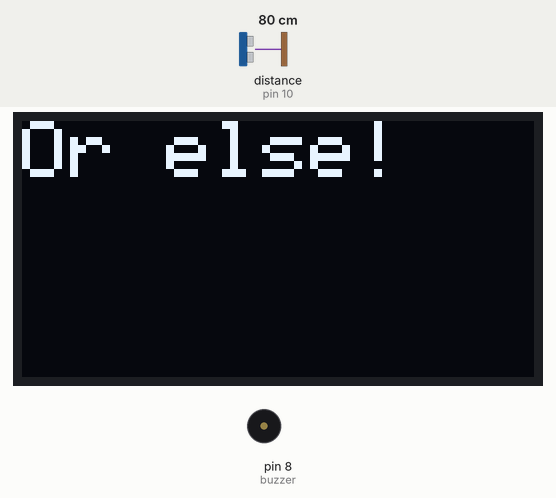
This sketch was run on a simulated Arduino Uno, built with avr-gcc and run on an emulated ATmega328P. Parts: 128×64 one-colour display, buzzer (waves = sounding). Wiring (inferred from the names in the program): ultrasonic range finder: trigger pin 9; echo pin 10. Inputs (shaded band) come from the test bench; at power-on: distance to the obstacle (sensor on pin 10) 80 cm. The echo pulse lasts 58.3 µs per cm; what the sketch prints to the serial monitor is not drawn.

Above: at 1.1 s.
At 6.9 s:
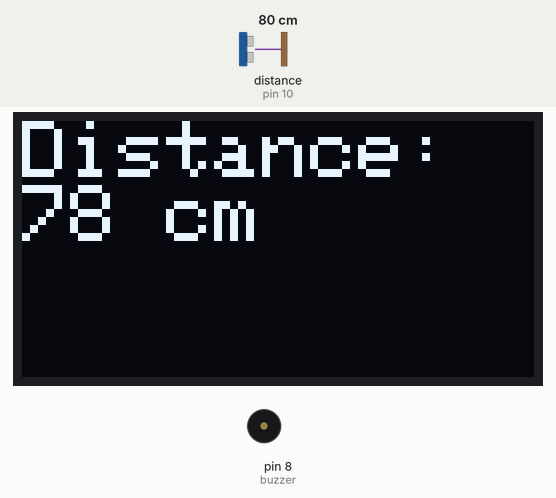
7.0 s: distance to the obstacle (sensor on pin 10) set to 54 cm
At 11.6 s:
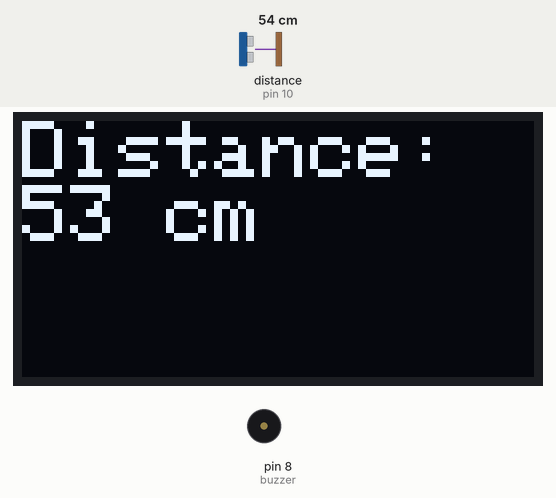
13.8 s: distance to the obstacle (sensor on pin 10) set to 45 cm
At 16.8 s:
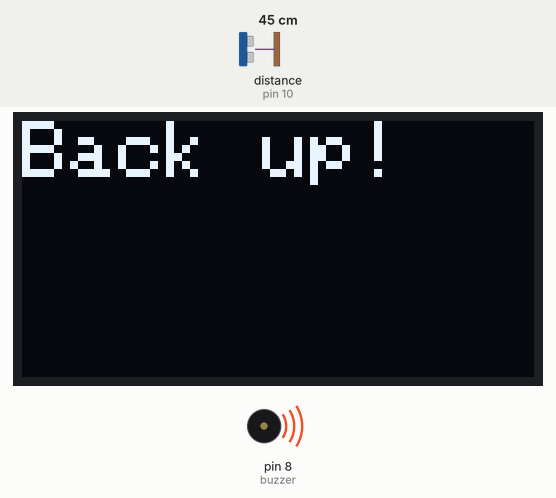
21.9 s: distance to the obstacle (sensor on pin 10) set to 2 cm
At 22.9 s:
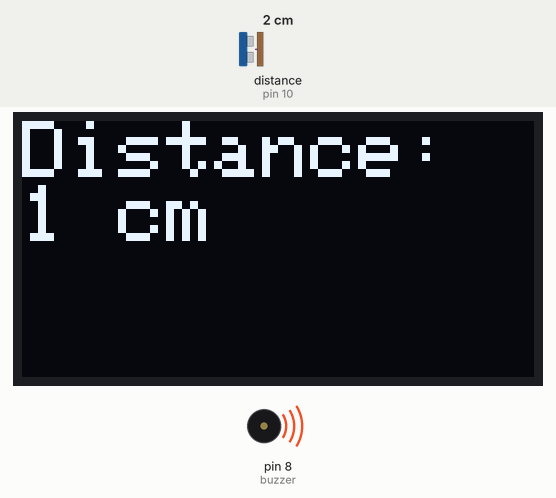
Timing chart, 0 to 24.9 s (numbered marks = the images above; inputs shaded):
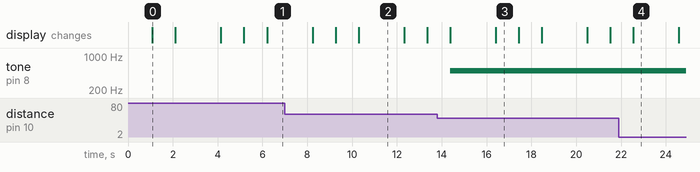

The sketch:

Keepaway.ino
```cpp
// Code by Dave Gettler, 15 Sept. 2024
// Arduino Uno connected to HC-SR04 sensor, passive buzzer, and 0.96" OLED screen
// Displays the distance regardless of whether it's below or above 50 cm
// Buzzes if object is detected within 50 cm


// Connect the Trigger pin of the HC-SR04 sensor to digital pin 9 (trigPin).
// Connect the Echo pin of the HC-SR04 sensor to digital pin 10 (echoPin).
// Connect the Buzzer to digital pin 8.
// Ensure the OLED display is connected properly (SDA to A4, SCL to A5 for Arduino Uno).

#include <Wire.h>
#include <Adafruit_GFX.h>
#include <Adafruit_SSD1306.h>

#define SCREEN_WIDTH 128  // OLED display width, in pixels
#define SCREEN_HEIGHT 64  // OLED display height, in pixels

// Create the OLED display object
Adafruit_SSD1306 display(SCREEN_WIDTH, SCREEN_HEIGHT, &Wire, -1); // -1 for reset pin not used

const int trigPin = 9; // Trigger pin of HC-SR04 connected to digital pin 9
const int echoPin = 10; // Echo pin of HC-SR04 connected to digital pin 10
const int buzzer = 8;

void setup() {
  display.begin(SSD1306_SWITCHCAPVCC, 0x3C); // Initialize with I2C address 0x3C
  display.clearDisplay();
  display.setTextSize(2);
  display.setTextColor(WHITE);

  pinMode(trigPin, OUTPUT);
  pinMode(echoPin, INPUT);
  pinMode(buzzer, OUTPUT);

  digitalWrite(trigPin, LOW);
  digitalWrite(buzzer, LOW);

  Serial.begin(9600);
}

void loop() {
  // Display alternating messages
  display.clearDisplay();
  display.setCursor(0, 0);
  display.println("Back up!");
  display.display();

  delay(1000);

  display.clearDisplay();
  display.setCursor(0, 0);
  display.println("Or else!");
  display.display();

  delay(1000);

  // Read distance from HC-SR04 sensor
  long duration, distance;
  digitalWrite(trigPin, LOW);
  delayMicroseconds(2);
  digitalWrite(trigPin, HIGH);
  delayMicroseconds(10);
  digitalWrite(trigPin, LOW);
  duration = pulseIn(echoPin, HIGH);
  distance = duration * 0.034 / 2; // Calculate distance in cm

  // Display distance on the OLED
  display.clearDisplay();
  display.setCursor(0, 0);
  display.print("Distance: ");
  display.print(distance);
  display.println(" cm");
  display.display();

  // Sound buzzer if distance is less than 50 cm
  if (distance < 50) {
    tone(buzzer, 500);
  } else {
    noTone(buzzer);
  }

  // Serial output
  Serial.print("Distance: ");
  Serial.print(distance);
  Serial.print(" cm | ");
  Serial.print(distance / 2.54);
  Serial.println(" in");

  delay(2000);
}
```

Measured:
- the behaviour switches between 51 and 50 cm on distance to the obstacle (sensor on pin 10) (found by bisection; images 2 and 3)
- after the input at 13.8 s, tone on pin 8 (buzzer): silent → 500 Hz after 0.58 s
- what the display in image 0 shows lasts 1.0 s, from 1.1 s to 2.1 s
- what the display in image 2 shows lasts 2.0 s, from 10.3 s to 12.3 s
